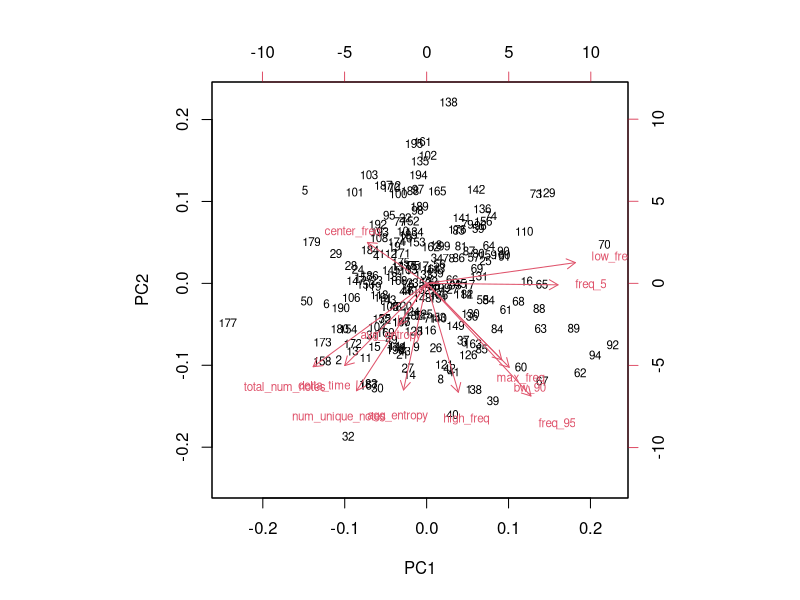
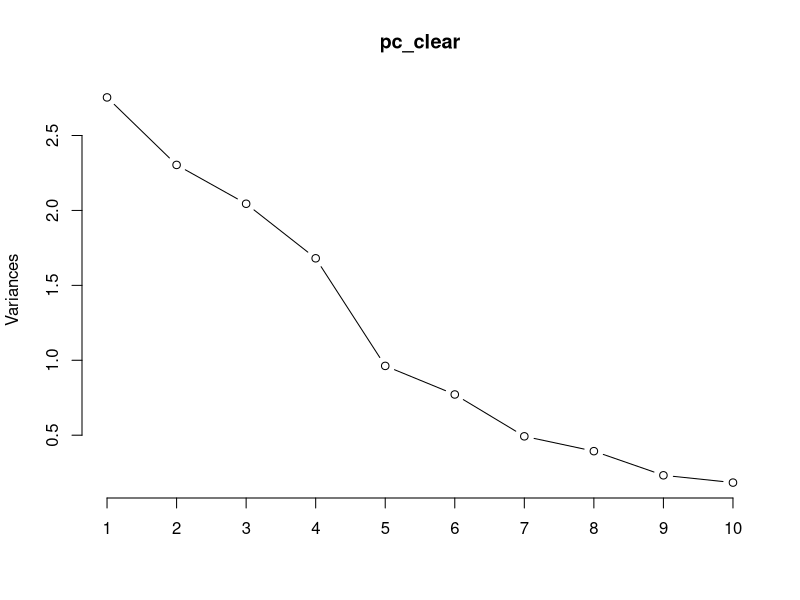
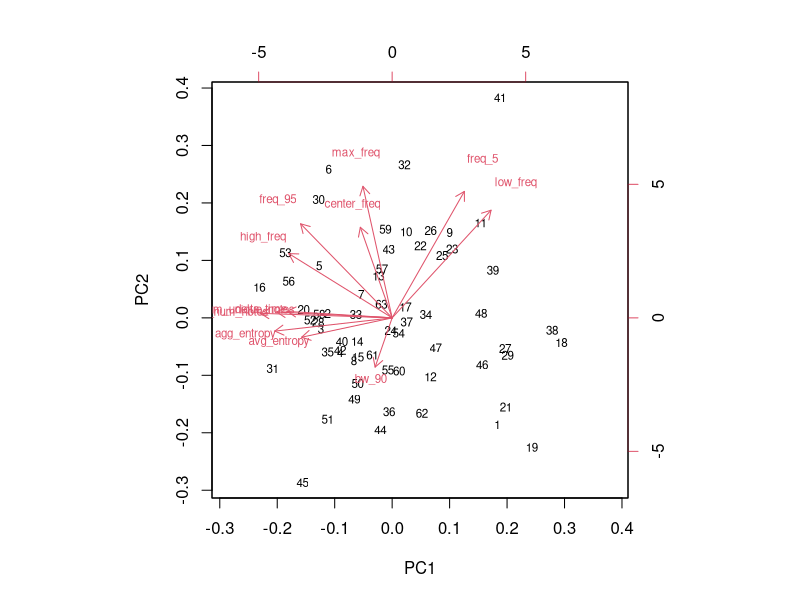
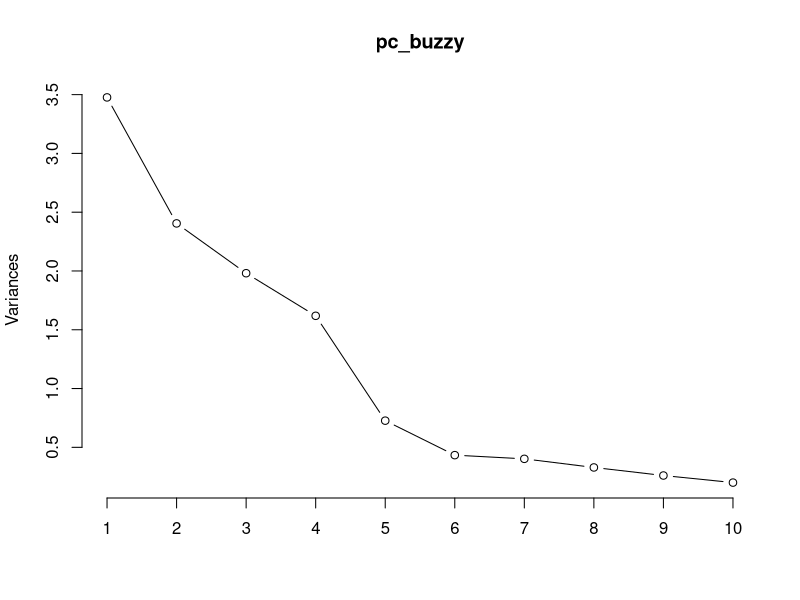
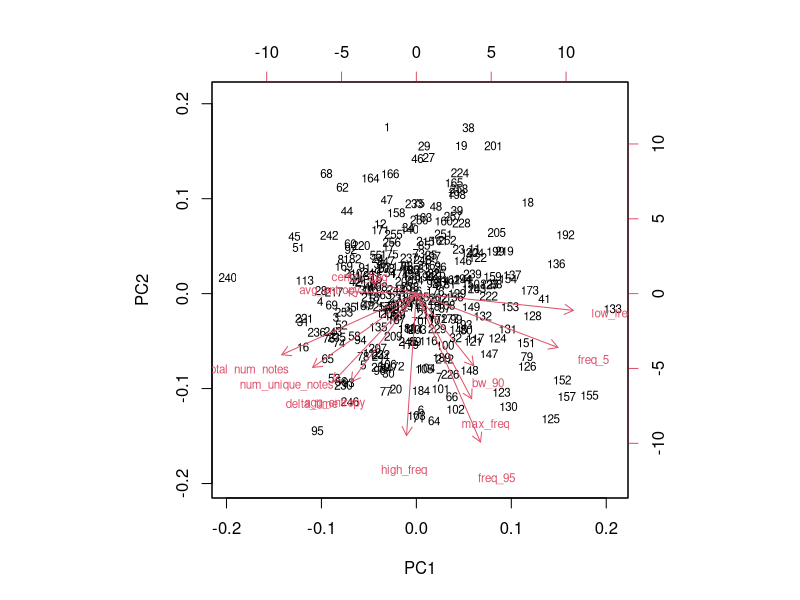
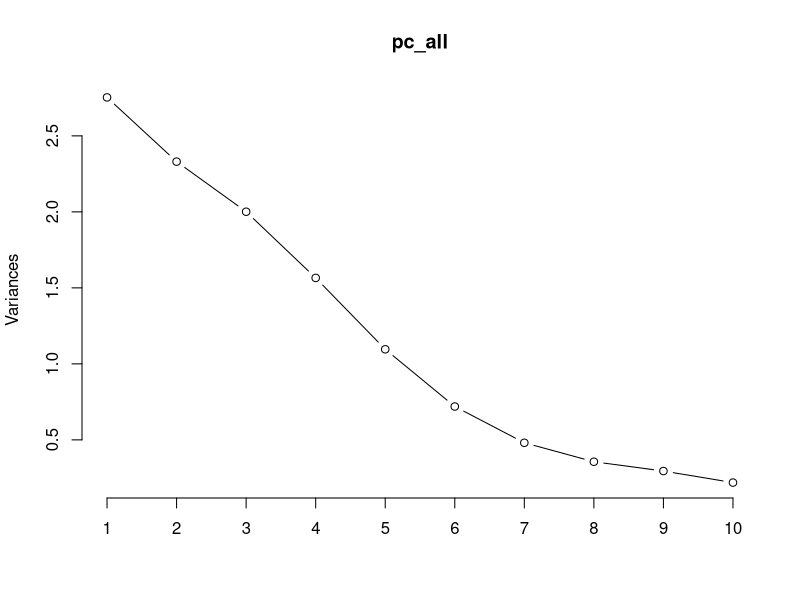
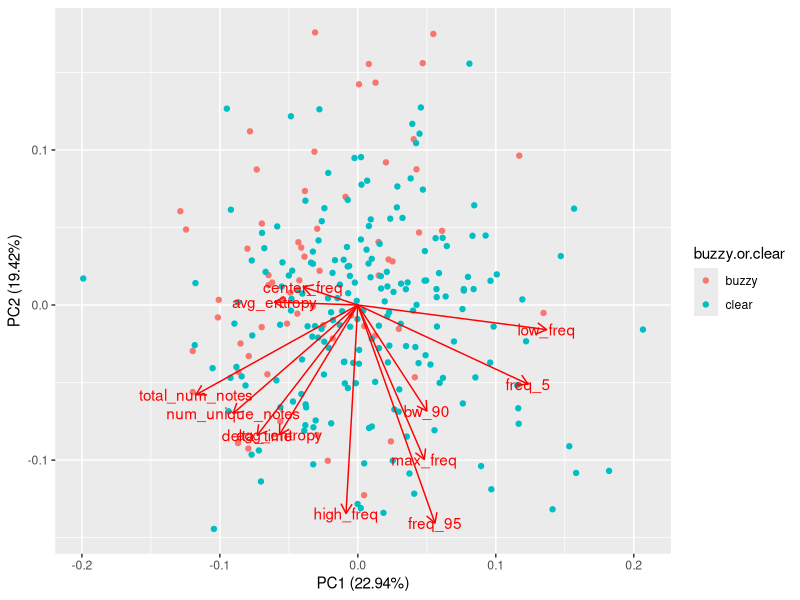
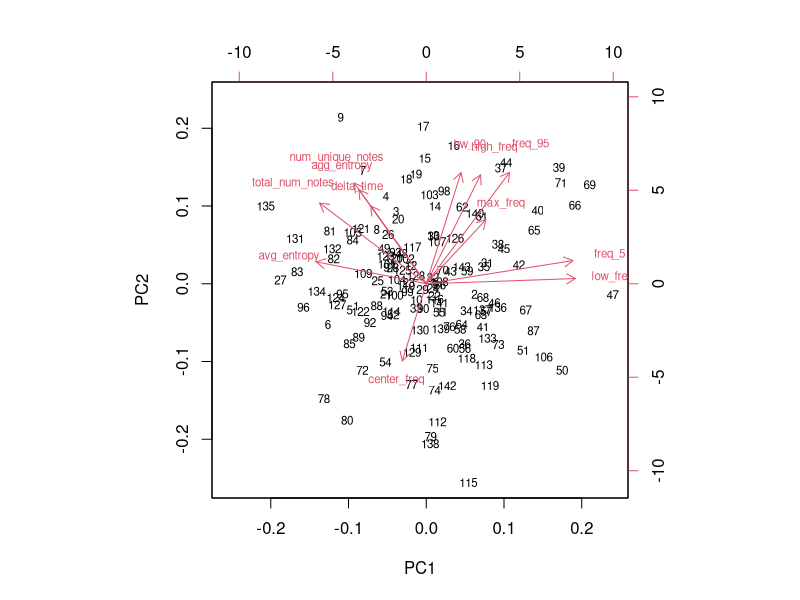

Source code (R) for these figures, in order: (Note: this script raises an error after producing the figures.)
### Principal Component Analysis


# PCA prelim --------------------------------------------------------------


#find the averages of clear and buzzy songs across the three measurements, link to sample site and plot
#a principal component analysis


library(tidyverse)
library(ggplot2)
library(ggfortify)


#read the song measurements
sng <- read.csv(file = "data/TOWA_song_measurements.csv", header = TRUE,
                 strip.white = TRUE)
#remove unneccessary row names col
sng <- sng[,-1]

#subset df into only the spectrogram output, and separate into buzzy and clear songs
#running only on field season, intially to test
sng_c <- subset(sng, View == 'Spectrogram 1' & buzzy.or.clear == "clear",
                select = 1:ncol(sng))
sng_b <- subset(sng, View == 'Spectrogram 1' & buzzy.or.clear == "buzzy",
                select = 1:ncol(sng))

#find means for all the measured values
m_sng_C <- sng_c %>% 
  group_by(Song.ID.1) %>% 
  summarize(low_freq = mean(Low.Freq..Hz.), high_freq = mean(High.Freq..Hz.),
            agg_entropy = mean(Agg.Entropy..bits.), avg_entropy = mean(Avg.Entropy..bits.),
            bw_90 = mean(BW.90...Hz.), center_freq = mean(Center.Freq..Hz.), 
            delta_time = mean(Delta.Time..s.),freq_5 = mean(Freq.5...Hz.),
            freq_95 = mean(Freq.95...Hz.), max_freq = mean(Max.Freq..Hz.),
            total_num_notes = mean(num.notes), num_unique_notes = mean(num.unique.notes))


m_sng_B <- sng_b %>% 
  group_by(Song.ID.1) %>% 
  summarize(low_freq = mean(Low.Freq..Hz.), high_freq = mean(High.Freq..Hz.),
            agg_entropy = mean(Agg.Entropy..bits.), avg_entropy = mean(Avg.Entropy..bits.),
            bw_90 = mean(BW.90...Hz.), center_freq = mean(Center.Freq..Hz.), 
            delta_time = mean(Delta.Time..s.),freq_5 = mean(Freq.5...Hz.),
            freq_95 = mean(Freq.95...Hz.), max_freq = mean(Max.Freq..Hz.),
            total_num_notes = mean(num.notes), num_unique_notes = mean(num.unique.notes))

#add song type to the dataframes-- to be used to index later
m_sng_C$buzzy.or.clear <- rep("clear", nrow(m_sng_C))
m_sng_B$buzzy.or.clear <- rep("buzzy", nrow(m_sng_B))


# Prelim PCA for clear songs ----------------------------------------------


#removes na values from analysis
m_sng_C <- na.omit(m_sng_C)

# run variance check -- variances are vvery different
c <- var(m_sng_C)
diag(c)

#run PCA, scale = TRUE means that it is run using a correlation matrix (not covar matrix)
#good to standarize variances
pc_clear <- prcomp(m_sng_C[,2:13], scale. = TRUE)
#plots the PCA and generates arrows in the direction that each variable pulls the points
biplot(pc_clear, cex = 0.7)

#summarize eigenvalues
summary(pc_clear)
screeplot(pc_clear, type = "lines")

#obtain PC scores
predict(pc_clear)

#eigenvalues
pc_clear$sdev

#running prelim PCA for buzzy songs
#removes na values from analysis
m_sng_B <- na.omit(m_sng_B)

# run variance check -- variances are vvery different
b <- var(m_sng_B)
diag(b)

#run PCA, scale = TRUE means that it is run using a correlation matrix (not covar matrix)
#good to standarize variances
pc_buzzy <- prcomp(m_sng_B[,2:13], scale. = TRUE)
#plots the PCA and generates arrows in the direction that each variable pulls the points
biplot(pc_buzzy, cex = 0.7)

#summarize eigenvalues
summary(pc_buzzy)
screeplot(pc_buzzy, type = "lines")

#obtain PC scores
predict(pc_buzzy)

#eigenvalues
pc_buzzy$sdev


# PCA for buzzy vs clear --------------------------------------------------


#combining buzzy and clear
sngs <- full_join(m_sng_B, m_sng_C)

# run variance check -- variances are vvery different
v <- var(sngs)
diag(v)

#run PCA, scale = TRUE means that it is run using a correlation matrix (not covar matrix)
#good to standarize variances
pc_all <- prcomp(sngs[,2:13], scale. = TRUE)
#plots the PCA and generates arrows in the direction that each variable pulls the points
biplot(pc_all, cex = 0.7)

#summarize eigenvalues
summary(pc_all)
screeplot(pc_all, type = "lines")

#obtain PC scores
scores <- predict(pc_all)
#obtain PC values
pc_all$rotation

#plots PCA, coloring based on buzzy or clear
autoplot(pc_all, data = sngs, colour = 'buzzy.or.clear', loadings = TRUE, loadings.label = TRUE)



# PCA for field season ** by location **----------------------------------------------------
#subset data, so its only clear songs from the field season,
#only using spectrogram because has the most accurate/complete measurements, the others are duplicates 
cl_fs <- subset(sng, View == 'Spectrogram 1' & buzzy.or.clear == "clear" & Source == "Field Season",
                select = 1:ncol(sng))

# bu_fs <- subset(sng, View == 'Spectrogram 1' & buzzy.or.clear == "buzzy" & Source == "Field Season",
       # select = 1:ncol(sng))
#create avg output -- tidyverse 
m_clear <- cl_fs %>% 
  group_by(Song.ID.1) %>% 
  summarize(low_freq = mean(Low.Freq..Hz.), high_freq = mean(High.Freq..Hz.),
            agg_entropy = mean(Agg.Entropy..bits.), avg_entropy = mean(Avg.Entropy..bits.),
            bw_90 = mean(BW.90...Hz.), center_freq = mean(Center.Freq..Hz.), 
            delta_time = mean(Delta.Time..s.),freq_5 = mean(Freq.5...Hz.),
            freq_95 = mean(Freq.95...Hz.), max_freq = mean(Max.Freq..Hz.),
            total_num_notes = mean(num.notes), num_unique_notes = mean(num.unique.notes))


#read song data to get sample site
fs <- read.csv(file = "data/song_data_2017.csv", stringsAsFactors = FALSE) 
#create a space for location in the mean measurements df 
m_clear$location <- vector(length = nrow(m_clear))

#fill location column with location information, indexing from song info table
for (i in 1:nrow(m_clear)){
  num <- which(fs$Song.ID == m_clear$Song.ID.1[i])
  m_clear$location[i] = fs$Sample.Site[num]
}

#create a space for the coast vs interior songs
m_clear$c_vs_i <- vector(length = nrow(m_clear))
#fill with coast or interior information
for (i in 1:nrow(m_clear)){
  num <- which(fs$Song.ID == m_clear$Song.ID.1[i])
  m_clear$c_vs_i[i] = fs$Coast.or.Interior[num]
}

#create a space for the regional classification
m_clear$region <- vector(length = nrow(m_clear))
#fill with coast or interior information
for (i in 1:nrow(m_clear)){
  num <- which(fs$Song.ID == m_clear$Song.ID.1[i])
  m_clear$region[i] = fs$region[num]
}

##run PCA
m_clear <- na.omit(m_clear)
# run variance check -- variances are vvery different
cl <- var(m_clear)
diag(cl)

#run PCA, scale = TRUE means that it is run using a correlation matrix (not covar matrix)
#good to standarize variances
fs_pc <- prcomp(m_clear[,2:13], scale. = TRUE)
#plots the PCA and generates arrows in the direction that each variable pulls the points
biplot(fs_pc, cex = 0.7)

#summarize eigenvalues
summary(fs_pc)
screeplot(fs_pc, type = "lines")

#obtain PC scores
predict(fs_pc)
#obtain PC values
fs_pc$rotation

#make a factor and order factor as they appear in the data
m_clear$location <- factor(m_clear$location, levels= unique(m_clear$location))

#plots PCA based on the locations of the individuals
autoplot(fs_pc, data = m_clear, colour = 'location', loadings = TRUE, loadings.label = TRUE)

#plots PCA based on coast vs interior
autoplot(fs_pc, data = m_clear, colour = 'c_vs_i', loadings = TRUE, loadings.label = TRUE)

#plot PCA based on region
autoplot(fs_pc, data = m_clear, colour = 'region')


# Correlation matrix ------------------------------------------------------


###correlation matrix ###
cor_clear <- round(cor(m_clear[,2:13]), 2)
heatmap(cor_clear)




# DFA ---------------------------------------------------------------------


#method 1. using MASS library linear discriminant function analysis -- 501
library(MASS)


# DFA by buzzy.clear ------------------------------------------------------


#run dfa, buzzy vs clear as predicted by other variables
a_dfa <- lda(buzzy.or.clear ~. , data = sngs)
#trait loadings
print(a_dfa)
a_dfa$scaling

#at LDs 1 and 2 to dataframe
sngs <- cbind(sngs, predict(a_dfa)$x[,1:2])
#plot the two LDs and label 
plot(LD2 ~ LD1, data = sngs, col = as.numeric(sngs$buzzy.or.clear))
legend( locator(1), legend = as.character(levels(sngs$buzzy.or.clear)), 
        col = 1:length(levels(sngs$buzzy.or.clear)) )

#ggplot map of same thing 
ggplot(sngs) + geom_point(aes(x = sngs$LD1, y = sngs$LD2, colour = buzzy.or.clear))

# DFA by location ---------------------------------------------------------


###running DFA based on locations, for factors most important in PCA
#remove the id and coast/interior columns
cdata <- m_clear[,2:14]

#run dfa, location as predicted by other variables
c_dfa <- lda(location ~. , data = cdata)
#trait loadings
print(c_dfa)
c_dfa$scaling

#at LDs 1 and 2 to dataframe
m_clear <- cbind(m_clear, predict(c_dfa)$x[,1:2])
#plot the two LDs and label 
plot(LD2 ~ LD1, data = m_clear, col = as.numeric(m_clear$location))
legend( locator(1), legend = as.character(levels(m_clear$location)), 
        col = 1:length(levels(m_clear$location)) )

#ggplot map of same thing 
ggplot(m_clear) + geom_point(aes(x = m_clear$LD1, y = m_clear$LD2, colour = location))


# DFA by region -----------------------------------------------------------


##DFA based on region
reg <- m_clear[,c(2:13,18)]

#run dfa, location as predicted by other variables
reg_dfa <- lda(region ~. , data = reg)
#at LDs 1 and 2 to dataframe
reg <- cbind(reg, predict(reg_dfa)$x[,1:2])

#ggplot map of same thing 
ggplot(reg) + geom_point(aes(x = LD1, y = LD2, colour = region))


# #method 2. using lfda
# library(lfda)
# autoplot(c_fs_dfa, m_clear, colour = 'c_vs_i')
